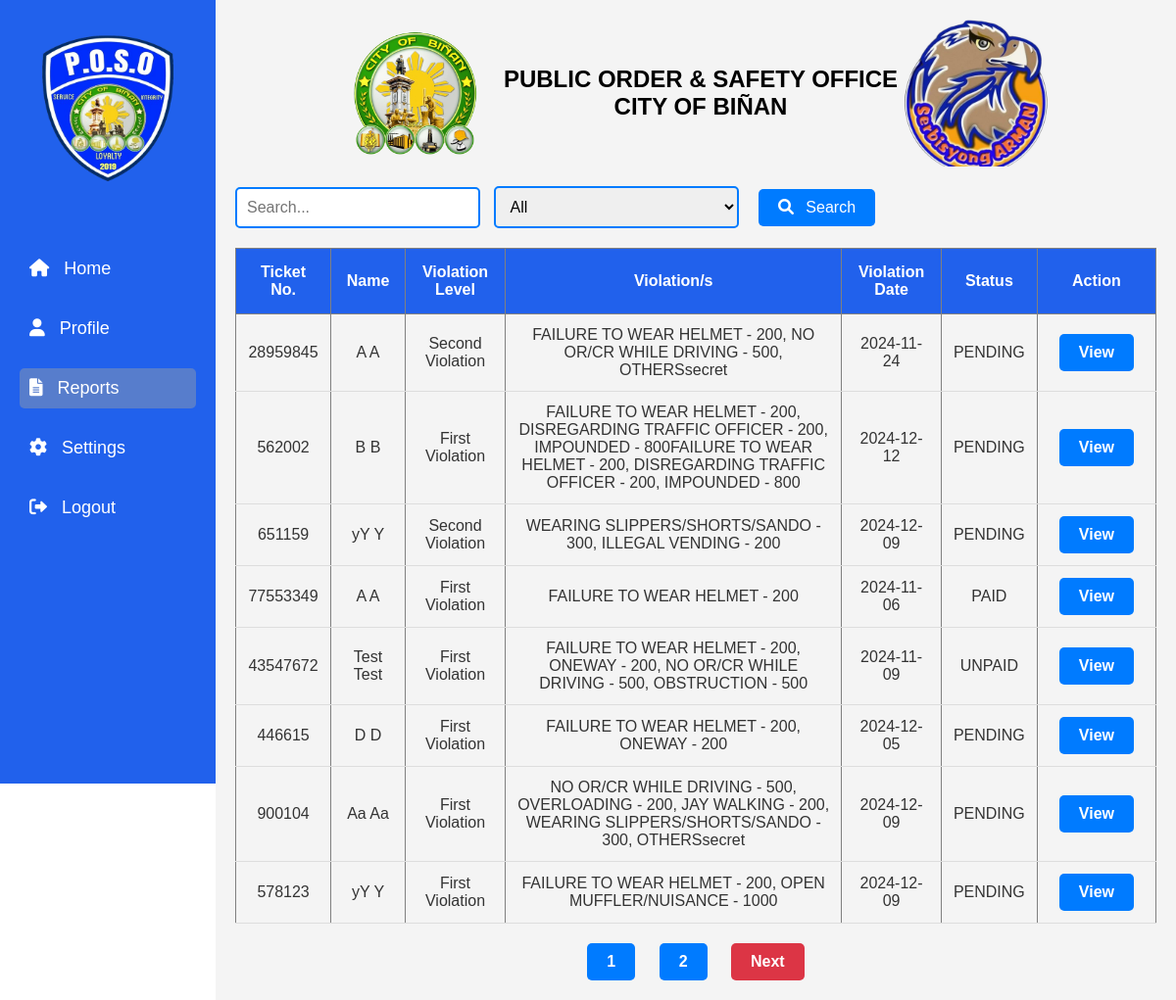
Before: /admin/report.php (signed in) with the older database file.
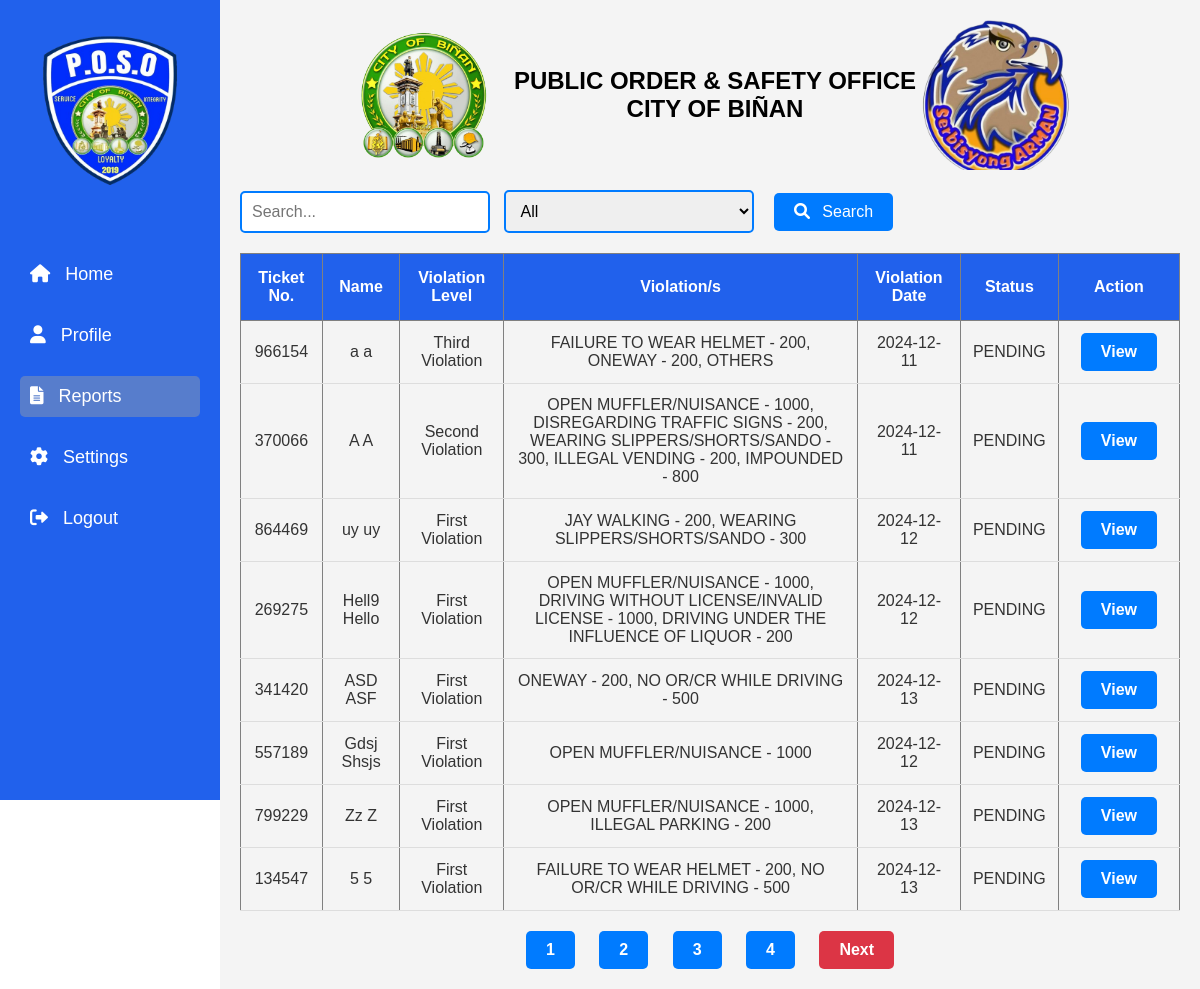
After: the same page with the newer database file.
### tables this page shows
CREATE TABLE `report` (
  `ID` int(11) NOT NULL,
  `ticket_number` varchar(8) DEFAULT NULL,
  `first_name` varchar(100) DEFAULT NULL,
  `middle_name` varchar(100) DEFAULT NULL,
  `last_name` varchar(100) DEFAULT NULL,
  `dob` date DEFAULT NULL,
  `address` varchar(255) DEFAULT NULL,
  `license` varchar(50) DEFAULT NULL,
  `confiscated` enum('yes','no') NOT NULL,
  `violation_date` date DEFAULT NULL,
  `violation_time` time DEFAULT NULL,
  `street` varchar(100) DEFAULT NULL,
  `plate_number` varchar(20) DEFAULT NULL,
  `city` varchar(100) DEFAULT NULL,
  `registration` varchar(100) DEFAULT NULL,
  `vehicle_type` varchar(50) DEFAULT NULL,
  `vehicle_owner` varchar(100) DEFAULT NULL,
  `created_at` timestamp NOT NULL DEFAULT current_timestamp(),
  `signature` longblob NOT NULL
);

### admin/report.php (the view, shortened to what the changed rows need)
<?php
include 'connection.php';
$filter = isset($_GET['filter']) ? $_GET['filter'] : '';
$searchTerm = isset($_GET['search']) ? $_GET['search'] : '';
$limit = 8;
$page = isset($_GET['page']) ? $_GET['page'] : 1;
$start = ($page - 1) * $limit;
$sql = "
    SELECT
        r.ticket_number,
        r.violation_date,
        r.first_name,
        r.last_name,
        COALESCE(v.STATUS, v2.STATUS, v3.STATUS) AS payment_status,
        CASE
            WHEN v.ticket_number IS NOT NULL THEN 'First Violation'
            WHEN v2.ticket_number IS NOT NULL THEN 'Second Violation'
            WHEN v3.ticket_number IS NOT NULL THEN 'Third Violation'
            ELSE 'Unknown'
        END AS violation_level,
        CONCAT(
            IFNULL(v.first_violation, ''),
            IFNULL(v.others_violation, ''),
            IFNULL(v2.second_violation, ''),
            IFNULL(v2.others_violation, ''),
            IFNULL(v3.third_violation, ''),
            IFNULL(v3.others_violation, '')
        ) AS violations
    FROM
        report AS r
    LEFT JOIN
        violation AS v ON r.ticket_number = v.ticket_number
    LEFT JOIN
        2_violation AS v2 ON r.ticket_number = v2.ticket_number
    LEFT JOIN
        3_violation AS v3 ON r.ticket_number = v3.ticket_number
    WHERE
        (r.ticket_number LIKE :searchTerm
        OR r.first_name LIKE :searchTerm
        OR r.last_name LIKE :searchTerm)
";
$sql .= " LIMIT :start, :limit";
$stmt = $conn->prepare($sql);
$stmt->bindValue(':searchTerm', '%' . $searchTerm . '%');
$stmt->bindValue(':start', $start, PDO::PARAM_INT);
$stmt->bindValue(':limit', $limit, PDO::PARAM_INT);
$stmt->execute();
$reports = $stmt->fetchAll(PDO::FETCH_ASSOC);
$totalStmt = $conn->prepare("
    SELECT COUNT(*)
    FROM report AS r
    LEFT JOIN
        violation AS v ON r.ticket_number = v.ticket_number
    LEFT JOIN
        2_violation AS v2 ON r.ticket_number = v2.ticket_number
    LEFT JOIN
        3_violation AS v3 ON r.ticket_number = v3.ticket_number
    WHERE
        (r.ticket_number LIKE :searchTerm
        OR r.first_name LIKE :searchTerm
        OR r.last_name LIKE :searchTerm)
");
$totalStmt->bindValue(':searchTerm', '%' . $searchTerm . '%');
$totalStmt->execute();
$totalRecords = $totalStmt->fetchColumn();
$totalPages = ceil($totalRecords / $limit);
?>
<!DOCTYPE html>
<html lang="en">
<head>
    <link rel="stylesheet" href="/POSO/admin/css/d_style.css?v=1.0">
    <link rel="stylesheet" href="https://cdnjs.cloudflare.com/ajax/libs/font-awesome/6.0.0-beta3/css/all.min.css">
</head>
<body>
    <div class="main-content">
        <header>
            <h1>PUBLIC ORDER & SAFETY OFFICE<br>CITY OF BIÑAN</h1>
        </header>
        <table border="1" style="width: 100%; text-align: left; border-collapse: collapse;">
            <thead>
                <tr>
                    <th>Ticket No.</th>
                    <th>Name</th>
                    <th>Violation Level</th>
                    <th>Violation/s</th>
                    <th>Violation Date</th>
                    <th>Status</th>
                    <th>Action</th>
                </tr>
            </thead>
            <tbody>
                <?php foreach ($reports as $report) : ?>
                    <tr>
                        <td><?php echo htmlspecialchars($report['ticket_number']); ?></td>
                        <td><?php echo htmlspecialchars($report['first_name']) . ' ' . htmlspecialchars($report['last_name']); ?></td>
                        <td><?php echo htmlspecialchars($report['violation_level']); ?></td>
                        <td><?php echo htmlspecialchars($report['violations']); ?></td>
                        <td><?php echo htmlspecialchars($report['violation_date']); ?></td>
                        <td><?php echo htmlspecialchars($report['payment_status']); ?></td>
                        <td>
                            <a href="sm.php?ticket_number=<?php echo htmlspecialchars($report['ticket_number']); ?>" class="pagination-btn">View</a>
                        </td>
                    </tr>
                <?php endforeach; ?>
            </tbody>
        </table>
        <div class="pagination">
    <?php
        for ($i = 1; $i <= $totalPages; $i++):
            $activeClass = ($i == $page) ? 'active' : '';
    ?>
        <a href="?page=<?php echo $i; ?>&search=<?php echo urlencode($searchTerm); ?>&filter=<?php echo urlencode($filter); ?>" class="pagination-btn <?php echo $activeClass; ?>"><?php echo $i; ?></a>
    <?php endfor; ?>
    <?php
        if ($page < $totalPages):
    ?>
        <a href="?page=<?php echo min($totalPages, $page + 1); ?>&search=<?php echo urlencode($searchTerm); ?>&filter=<?php echo urlencode($filter); ?>" class="pagination-btn next">Next</a>
    <?php endif; ?>
</div>
    </div>
</body>
</html>

Changed rows visible on the page:
no longer on this page (row unchanged): report: ticket_number "28959845", first_name "A", last_name "A", violation_level "Second Violation", violations "FAILURE TO WEAR HELMET - 200, NO OR/CR WHILE DRIVING - 500, OTHERSsecret", violation_date "2024-11-24", payment_status "PENDING"
no longer on this page (row unchanged): report: ticket_number "562002", first_name "B", last_name "B", violation_level "First Violation", violations "FAILURE TO WEAR HELMET - 200, DISREGARDING TRAFFIC OFFICER - 200, IMPOUNDED - 800FAILURE TO WEAR HELMET - 200, DISREGARDING TRAFFIC OFFICER - 200, IMPOUNDED - 800", violation_date "2024-12-12", payment_status "PENDING"
no longer on this page (row unchanged): report: ticket_number "651159", first_name "yY", last_name "Y", violation_level "Second Violation", violations "WEARING SLIPPERS/SHORTS/SANDO - 300, ILLEGAL VENDING - 200", violation_date "2024-12-09", payment_status "PENDING"
no longer on this page (row unchanged): report: ticket_number "77553349", first_name "A", last_name "A", violation_level "First Violation", violations "FAILURE TO WEAR HELMET - 200", violation_date "2024-11-06", payment_status "PAID"
no longer on this page (row unchanged): report: ticket_number "43547672", first_name "Test", last_name "Test", violation_level "First Violation", violations "FAILURE TO WEAR HELMET - 200, ONEWAY - 200, NO OR/CR WHILE DRIVING - 500, OBSTRUCTION - 500", violation_date "2024-11-09", payment_status "UNPAID"
no longer on this page (row unchanged): report: ticket_number "446615", first_name "D", last_name "D", violation_level "First Violation", violations "FAILURE TO WEAR HELMET - 200, ONEWAY - 200", violation_date "2024-12-05", payment_status "PENDING"
no longer on this page (row unchanged): report: ticket_number "900104", first_name "Aa", last_name "Aa", violation_level "First Violation", violations "NO OR/CR WHILE DRIVING - 500, OVERLOADING - 200, JAY WALKING - 200, WEARING SLIPPERS/SHORTS/SANDO - 300, OTHERSsecret", violation_date "2024-12-09", payment_status "PENDING"
no longer on this page (row unchanged): report: ticket_number "578123", first_name "yY", last_name "Y", violation_level "First Violation", violations "FAILURE TO WEAR HELMET - 200, OPEN MUFFLER/NUISANCE - 1000", violation_date "2024-12-09", payment_status "PENDING"
added report: ticket_number "966154", first_name "a", last_name "a", violation_level "Third Violation", violations "FAILURE TO WEAR HELMET - 200, ONEWAY - 200, OTHERS", violation_date "2024-12-11", payment_status "PENDING"
added report: ticket_number "370066", first_name "A", last_name "A", violation_level "Second Violation", violations "OPEN MUFFLER/NUISANCE - 1000, DISREGARDING TRAFFIC SIGNS - 200, WEARING SLIPPERS/SHORTS/SANDO - 300, ILLEGAL VENDING - 200, IMPOUNDED - 800", violation_date "2024-12-11", payment_status "PENDING"
added report: ticket_number "864469", first_name "uy", last_name "uy", violation_level "First Violation", violations "JAY WALKING - 200, WEARING SLIPPERS/SHORTS/SANDO - 300", violation_date "2024-12-12", payment_status "PENDING"
added report: ticket_number "269275", first_name "Hell9", last_name "Hello", violation_level "First Violation", violations "OPEN MUFFLER/NUISANCE - 1000, DRIVING WITHOUT LICENSE/INVALID LICENSE - 1000, DRIVING UNDER THE INFLUENCE OF LIQUOR - 200", violation_date "2024-12-12", payment_status "PENDING"
added report: ticket_number "341420", first_name "ASD", last_name "ASF", violation_level "First Violation", violations "ONEWAY - 200, NO OR/CR WHILE DRIVING - 500", violation_date "2024-12-13", payment_status "PENDING"
added report: ticket_number "557189", first_name "Gdsj", last_name "Shsjs", violation_level "First Violation", violations "OPEN MUFFLER/NUISANCE - 1000", violation_date "2024-12-12", payment_status "PENDING"
added report: ticket_number "799229", first_name "Zz", last_name "Z", violation_level "First Violation", violations "OPEN MUFFLER/NUISANCE - 1000, ILLEGAL PARKING - 200", violation_date "2024-12-13", payment_status "PENDING"
added report: ticket_number "134547", first_name "5", last_name "5", violation_level "First Violation", violations "FAILURE TO WEAR HELMET - 200, NO OR/CR WHILE DRIVING - 500", violation_date "2024-12-13", payment_status "PENDING"
Other visible differences:
new list line: "3"
new list line: "4"
